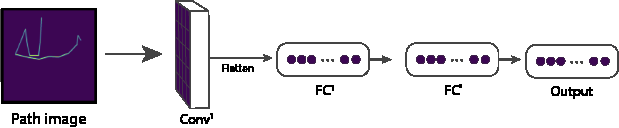
#> input picture model/representacao/2x/modelo.png, 619 x 128 px
$ python -i Image.py   (imports and definitions only)
#> lines starting #> are read from the running program, lines starting #| are printed output that depends on the picture
import base64
import numpy as np
from PIL import Image as PilImage
from io import BytesIO
from .Config import Config


class Image:
    def __init__(self, image):
        if image:
            self.image = image

        self.process()

    @classmethod
    def fromPath(cls, path):
        data = Image.seek(path)
        return cls(data)

    def get(self):
        return self.image


    def decode(image):
        image_bytes = base64.b64decode(image)
        image = BytesIO(image_bytes)
        return PilImage.open(image).convert('L')

    def encode(image):
        image = base64.b64encode(image)
        return image


    def resize(image):
        image = np.uint8(image)
        image = PilImage.fromarray(image).resize((Config("IMAGE_WIDTH"), Config("IMAGE_HEIGHT")))
        return np.array(image)

    def normalize(image):
        return image / 255

    def process(self):
        image = Image.decode(self.image)
        image = np.array(image)
        if Config("RESIZE_ENABLED"):
            image = Image.resize(image)
        if Config("NORMALIZATION_ENABLED"):
            image = Image.normalize(image)
        image = image[np.newaxis, ..., np.newaxis]
        self.image = image
        return image

    def seek(path):
        image = PilImage.open(path).convert('L')
        im_file = BytesIO()
        image.save(im_file, format="JPEG")
        return Image.encode(im_file.getvalue())


>>> import cv2
>>> picture = cv2.imread('../../model/representacao/2x/modelo.png', cv2.IMREAD_GRAYSCALE)
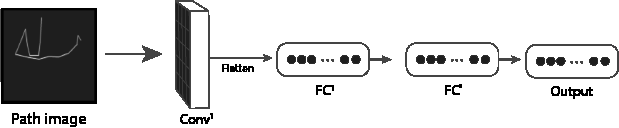
#> picture: shape (128, 619); min 0, max 255, mean 212.4
#> (the run stopped early here; a loop or call above may not have finished)
